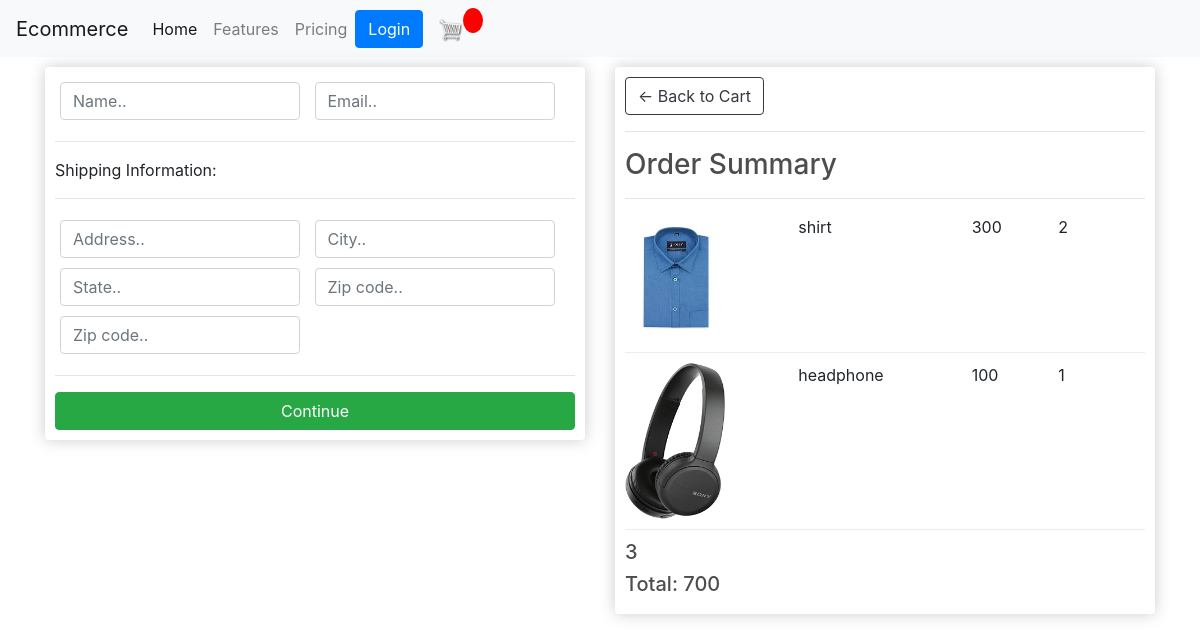
The app's page /checkout (signed in) with its own data.
### essecommerceapp/models.py (models this page shows, shortened)
class Orderitem(models.Model):
    product=models.ForeignKey(Product,on_delete=models.CASCADE)
    oder=models.ForeignKey(Order,on_delete=models.CASCADE)
    quantity=models.IntegerField(default=0,blank=True,null=True)
    date=models.DateField(auto_now_add=True,blank=True,null=True)
    @property
    def get_total_price(self):
        total=self.product.price * self.quantity
        return total

class Product(models.Model):
    name=models.CharField(max_length=250,null=True,blank=True)
    price=models.IntegerField()
    image=models.ImageField(blank=True,null=True)
    @property
    def img(self):
        try:
            img_url=self.image.url
        except:
            img_url=''
        return img_url

class Order(models.Model):
    customer=models.ForeignKey(Customer,on_delete=models.CASCADE)
    date=models.DateField(auto_now_add=True,blank=True,null=True)
    complete=models.BooleanField(default=False,null=True,blank=True)
    @property
    def get_cart_total_items(self):
        total=self.orderitem_set.all()
        t=0
        for i in total:
            t=t+i.quantity
        return t
    def get_cart_total_price(self):
        total=self.orderitem_set.all()
        t=0
        for i in total:
            t=t+i.get_total_price
        return t

### essecommerceapp/views.py (the view)
# urls.py: path('checkout',checkout),
def checkout(request):
    if request.user.is_authenticated:
        customer=request.user.customer
        order,create= Order.objects.get_or_create(customer=customer,complete=False)
        item=order.orderitem_set.all()
    else:
        item=[]
        order={'get_cart_total_items':0,
        'get_cart_total_price':0
        }
    context={'order':order,"item":item}
    return render(request,'essecommerceapp/checkout.html',context)

### templates/essecommerceapp/checkout.html (shortened to what this page needs)
{% extends 'essecommerceapp/base.html' %}
{% load static %}
{% block content %}
<div class="row">
	<div class="col-lg-6">
		<div class="box-element" id="form-wrapper">
            <form id="form">
                <div id="user-info">
                    <div class="form-field">
                        <input required class="form-control" type="text" name="name" placeholder="Name..">
                    </div>
                    <div class="form-field">
                        <input required class="form-control" type="email" name="email" placeholder="Email..">
                    </div>
                </div>
                <div id="shipping-info">
                    <hr>
                    <p>Shipping Information:</p>
                    <hr>
                    <div class="form-field">
                        <input class="form-control" type="text" name="address" placeholder="Address..">
                    </div>
                    <div class="form-field">
                        <input class="form-control" type="text" name="city" placeholder="City..">
                    </div>
                    <div class="form-field">
                        <input class="form-control" type="text" name="state" placeholder="State..">
                    </div>
                    <div class="form-field">
                        <input class="form-control" type="text" name="zipcode" placeholder="Zip code..">
                    </div>
                    <div class="form-field">
                        <input class="form-control" type="text" name="country" placeholder="Zip code..">
                    </div>
                </div>
                <hr>
                <input id="form-button" class="btn btn-success btn-block" type="submit" value="Continue">
            </form>
		</div>
		<br>
	</div>
	<div class="col-lg-6">
		<div class="box-element">
            <a  class="btn btn-outline-dark" href="#">&#x2190; Back to Cart</a>
				<hr>
				<h3>Order Summary</h3>
                <hr>
                {% for item in item %}
				<div class="cart-row">
					<div style="flex:2"><img class="row-image" src="{{ item.product.img }}"></div>
					<div style="flex:2"><p>{{ item.product.name }}</p></div>
					<div style="flex:1"><p>{{ item.product.price }}</p></div>
					<div style="flex:1"><p>{{ item.quantity }}</p></div>
                </div>
                {% endfor %}
				<h5>{{ order.get_cart_total_items }}</h5>
				<h5>Total: {{ order.get_cart_total_price }}</h5>
		</div>
	</div>
</div>
{% endblock %}

### static/css/main.css (style rules this page uses)
body { background-color: hsl(0, 0%, 98%); }
h1,h2,h3,h4,h5,h6 { color:hsl(0, 0%, 30%); }
.box-element { box-shadow:hsl(0, 0%, 80%) 0 0 16px; background-color: #fff; border-radius: 4px; padding: 10px; }
.col-lg-4, .col-lg-6, .col-lg-8, .col-lg-12 { margin-top: 10px; }
.btn { border-radius: 0; }
.row-image { width: 100px; }
.form-field { width:250px; display: inline-block; padding: 5px; }
.cart-row { display: flex; align-items: flex-stretch; padding-bottom: 10px; margin-bottom: 10px; border-bottom: 1px solid #ececec; }

### records on screen
Orderitem: product.img (picture), product.name "shirt", product.price "300", quantity "2"
Orderitem: product.img (picture), product.name "headphone", product.price "100", quantity "1"
Order: get_cart_total_items "3", get_cart_total_price "700"
